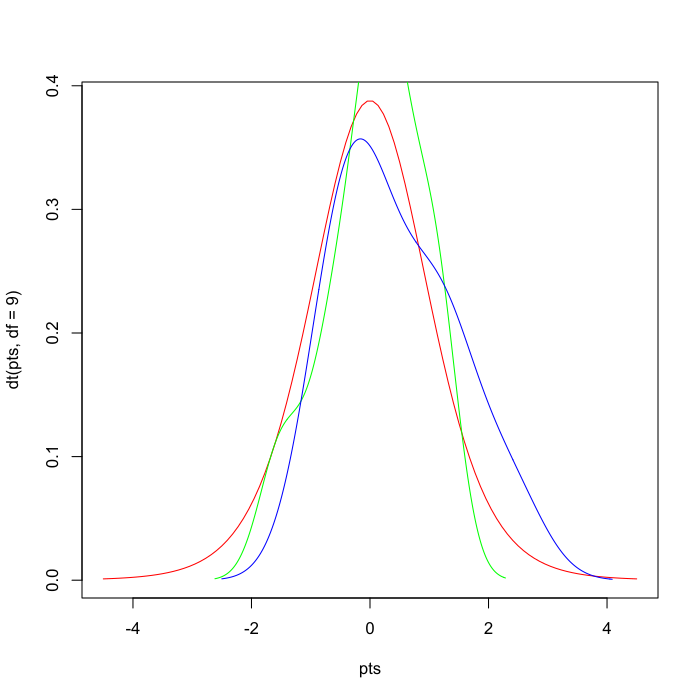

Write the R code that produced this figure.
x = rnorm(10)
y = rnorm(10)

#plot x and y variables to check if they follow a normal distribution
pts = seq(-4.5, 4.5, length = 100)
plot(pts, dt(pts,df=9), col="red", type="l")
lines(density(x), col="green")
lines(density(y), col="blue")
ttest= t.test(x, y)
ttest

#Welch Two Sample t-test

# data:  x and y
# t = -0.87712, df = 17.245, p-value = 0.3925
# alternative hypothesis: true difference in means is not equal to 0
# 95 percent confidence interval:
# -1.2279245  0.5062074
# sample estimates:
# mean of x  mean of y 
# 0.09268328 0.45354182 
